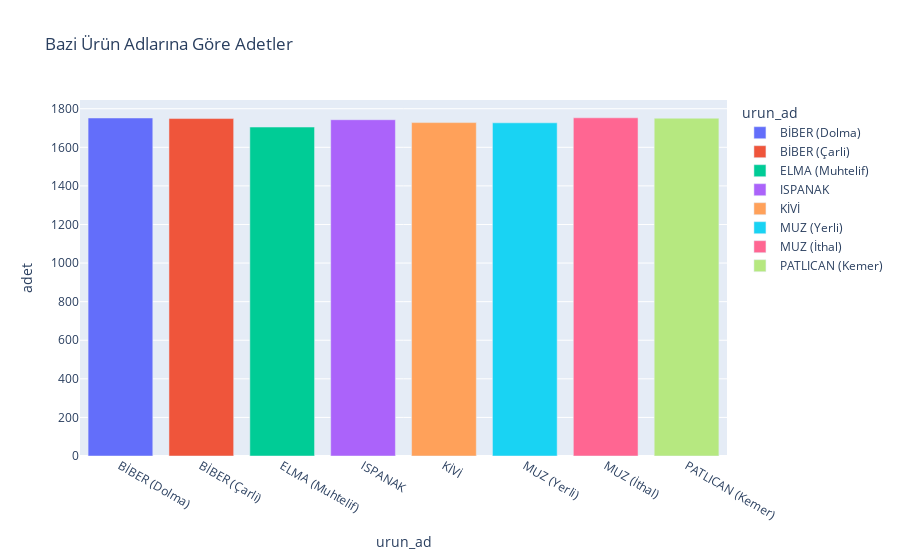

This figure's notebook cell:
### Markdown cell above
8 Kullanilacak Verinin Adet Grafigi

### Code cell
# CSV dosyasını oku
adet_grafigi = pd.read_csv("ozet_hal_verileri.csv")

# İlgili ürün adları
hedef_urunler = ['MUZ (İthal)', 'KİVİ', 'MUZ (Yerli)', 'ELMA (Muhtelif)', 'BİBER (Dolma)', 'PATLICAN (Kemer)', 'BİBER (Çarli)', 'ISPANAK']

# Belirli ürün adlarına ait satırları filtrele
filtre = adet_grafigi['urun_ad'].isin(hedef_urunler)
sonuclar = adet_grafigi[filtre]

# Çubuk grafiği oluştur
fig = px.bar(sonuclar, x='urun_ad', y='adet', color = 'urun_ad', title='Bazi Ürün Adlarına Göre Adetler')

#Grafiği göster
fig.show()

# fig.write_image('bazi_urun_adlarina_gore_adetler.png')

### Figure 1 — Plotly figure (JSON) as saved in the notebook; plotly's stock layout.template omitted (floating-point values rounded to 4 significant figures)
{"data": [{"alignmentgroup": "True", "hovertemplate": "urun_ad=%{x}<br>adet=%{y}<extra></extra>", "legendgroup": "BİBER (Dolma)", "marker": {"color": "#636efa", "pattern": {"shape": ""}}, "name": "BİBER (Dolma)", "offsetgroup": "BİBER (Dolma)", "orientation": "v", "showlegend": true, "textposition": "auto", "type": "bar", "x": ["BİBER (Dolma)"], "xaxis": "x", "y": [1752], "yaxis": "y"}, {"alignmentgroup": "True", "hovertemplate": "urun_ad=%{x}<br>adet=%{y}<extra></extra>", "legendgroup": "BİBER (Çarli)", "marker": {"color": "#EF553B", "pattern": {"shape": ""}}, "name": "BİBER (Çarli)", "offsetgroup": "BİBER (Çarli)", "orientation": "v", "showlegend": true, "textposition": "auto", "type": "bar", "x": ["BİBER (Çarli)"], "xaxis": "x", "y": [1749], "yaxis": "y"}, {"alignmentgroup": "True", "hovertemplate": "urun_ad=%{x}<br>adet=%{y}<extra></extra>", "legendgroup": "ELMA (Muhtelif)", "marker": {"color": "#00cc96", "pattern": {"shape": ""}}, "name": "ELMA (Muhtelif)", "offsetgroup": "ELMA (Muhtelif)", "orientation": "v", "showlegend": true, "textposition": "auto", "type": "bar", "x": ["ELMA (Muhtelif)"], "xaxis": "x", "y": [1705], "yaxis": "y"}, {"alignmentgroup": "True", "hovertemplate": "urun_ad=%{x}<br>adet=%{y}<extra></extra>", "legendgroup": "ISPANAK", "marker": {"color": "#ab63fa", "pattern": {"shape": ""}}, "name": "ISPANAK", "offsetgroup": "ISPANAK", "orientation": "v", "showlegend": true, "textposition": "auto", "type": "bar", "x": ["ISPANAK"], "xaxis": "x", "y": [1743], "yaxis": "y"}, {"alignmentgroup": "True", "hovertemplate": "urun_ad=%{x}<br>adet=%{y}<extra></extra>", "legendgroup": "KİVİ", "marker": {"color": "#FFA15A", "pattern": {"shape": ""}}, "name": "KİVİ", "offsetgroup": "KİVİ", "orientation": "v", "showlegend": true, "textposition": "auto", "type": "bar", "x": ["KİVİ"], "xaxis": "x", "y": [1728], "yaxis": "y"}, {"alignmentgroup": "True", "hovertemplate": "urun_ad=%{x}<br>adet=%{y}<extra></extra>", "legendgroup": "MUZ (Yerli)", "marker": {"color": "#19d3f3", "pattern": {"shape": ""}}, "name": "MUZ (Yerli)", "offsetgroup": "MUZ (Yerli)", "orientation": "v", "showlegend": true, "textposition": "auto", "type": "bar", "x": ["MUZ (Yerli)"], "xaxis": "x", "y": [1727], "yaxis": "y"}, {"alignmentgroup": "True", "hovertemplate": "urun_ad=%{x}<br>adet=%{y}<extra></extra>", "legendgroup": "MUZ (İthal)", "marker": {"color": "#FF6692", "pattern": {"shape": ""}}, "name": "MUZ (İthal)", "offsetgroup": "MUZ (İthal)", "orientation": "v", "showlegend": true, "textposition": "auto", "type": "bar", "x": ["MUZ (İthal)"], "xaxis": "x", "y": [1753], "yaxis": "y"}, {"alignmentgroup": "True", "hovertemplate": "urun_ad=%{x}<br>adet=%{y}<extra></extra>", "legendgroup": "PATLICAN (Kemer)", "marker": {"color": "#B6E880", "pattern": {"shape": ""}}, "name": "PATLICAN (Kemer)", "offsetgroup": "PATLICAN (Kemer)", "orientation": "v", "showlegend": true, "textposition": "auto", "type": "bar", "x": ["PATLICAN (Kemer)"], "xaxis": "x", "y": [1751], "yaxis": "y"}], "layout": {"barmode": "relative", "legend": {"title": {"text": "urun_ad"}, "tracegroupgap": 0}, "title": {"text": "Bazi Ürün Adlarına Göre Adetler"}, "xaxis": {"anchor": "y", "categoryarray": ["BİBER (Dolma)", "BİBER (Çarli)", "ELMA (Muhtelif)", "ISPANAK", "KİVİ", "MUZ (Yerli)", "MUZ (İthal)", "PATLICAN (Kemer)"], "categoryorder": "array", "domain": [0, 1], "title": {"text": "urun_ad"}}, "yaxis": {"anchor": "x", "domain": [0, 1], "title": {"text": "adet"}}}}
